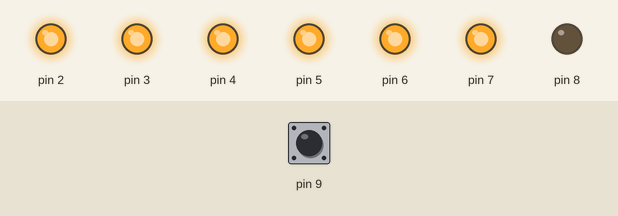
This sketch was run on a simulated Arduino Uno, built with avr-gcc and run on an emulated ATmega328P. Parts: output pins drawn as LEDs (lit = HIGH). Inputs (shaded band) come from the test bench; at power-on: pin 9 HIGH.

Above: at 1.2 s.
1.3 s: pin 9 pulled LOW for 0.15 s
At 1.7 s:
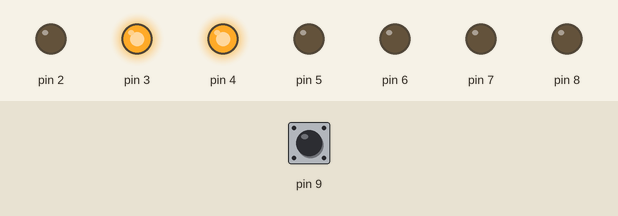
2.9 s: pin 9 pulled LOW for 1 s
At 4.0 s:
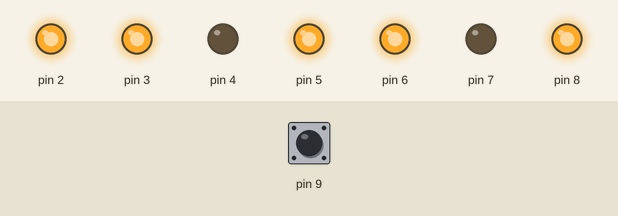
5.4 s: pin 9 pulled LOW for 0.15 s
At 6.0 s:
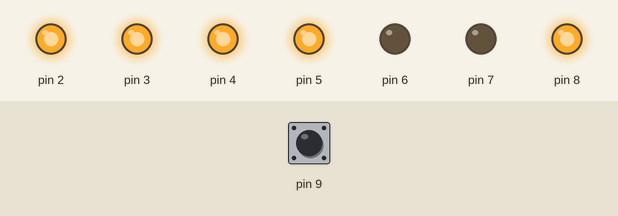
7.0 s: pin 9 pulled LOW for 3.2 s
At 8.3 s:
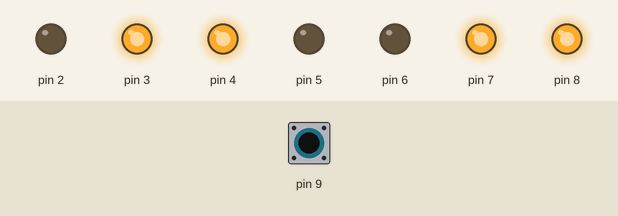
11.7 s: pin 9 pulled LOW for 0.15 s
At 12.9 s:
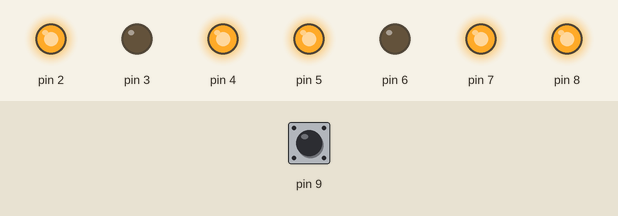
13.3 s: pin 9 pulled LOW for 1 s
At 14.6 s:
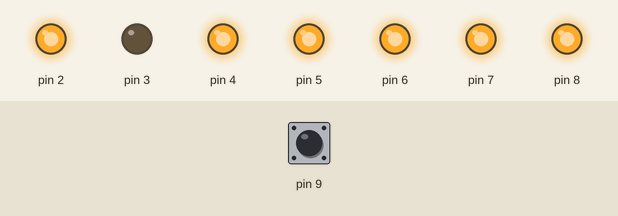
Timing chart, 0 to 16.3 s (numbered marks = the images above; inputs shaded):
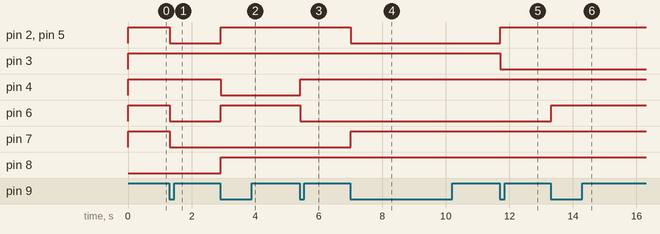

Measured:
- after the input at 1.3 s, pin 2, pin 5–7: HIGH → LOW at once
- after the input at 2.9 s, pin 2, pin 5, pin 6, pin 8: LOW → HIGH at once; pin 4: HIGH → LOW at once
- after the input at 5.4 s, pin 4: LOW → HIGH at once; pin 6: HIGH → LOW at once
- after the input at 7.0 s, pin 2, pin 5: HIGH → LOW at once; pin 7: LOW → HIGH at once
- after the input at 11.7 s, pin 2, pin 5: LOW → HIGH at once; pin 3: HIGH → LOW at once
- after the input at 13.3 s, pin 6: LOW → HIGH at once

The sketch:

01_hello_world.ino
```cpp
int number = 0;
int state = 0;

void setup() {

  pinMode(2, OUTPUT);
  pinMode(3, OUTPUT);
  pinMode(4, OUTPUT);
  pinMode(5, OUTPUT);
  pinMode(6, OUTPUT);
  pinMode(7, OUTPUT);
  pinMode(8, OUTPUT);

  pinMode(9, INPUT_PULLUP);
}

void loop() {
  // if button pushed, then increment
  if (!digitalRead(9)&!state) {
    if (number==9)number=-1;
    number++;
    state=1;
  }
  if (digitalRead(9))state=0;
  delay(10);
  if (number > 9) {
    number = 0;
  }

  switch(number){
    case 0:
  // number 0
  digitalWrite(2, HIGH);
  digitalWrite(3, HIGH);
  digitalWrite(4, HIGH);
  digitalWrite(5, HIGH);
  digitalWrite(6, HIGH);
  digitalWrite(7, HIGH);
  digitalWrite(8, LOW);

  break;
    case 1:
  // number 1
  digitalWrite(2, LOW);
  digitalWrite(3, HIGH);
  digitalWrite(4, HIGH);
  digitalWrite(5, LOW);
  digitalWrite(6, LOW);
  digitalWrite(7, LOW);
  digitalWrite(8, LOW);

  break;
    case 2:
  // number 2
  digitalWrite(2, HIGH);
  digitalWrite(3, HIGH);
  digitalWrite(4, LOW);
  digitalWrite(5, HIGH);
  digitalWrite(6, HIGH);
  digitalWrite(7, LOW);
  digitalWrite(8, HIGH);

  break;
    case 3:
  // number 3
  digitalWrite(2, HIGH);
  digitalWrite(3, HIGH);
  digitalWrite(4, HIGH);
  digitalWrite(5, HIGH);
  digitalWrite(6, LOW);
  digitalWrite(7, LOW);
  digitalWrite(8, HIGH);

  break;
    case 4:
  // number 4
  digitalWrite(2, LOW);
  digitalWrite(3, HIGH);
  digitalWrite(4, HIGH);
  digitalWrite(5, LOW);
  digitalWrite(6, LOW);
  digitalWrite(7, HIGH);
  digitalWrite(8, HIGH);

  break;
    case 5:
  // number 5
  digitalWrite(2, HIGH);
  digitalWrite(3, LOW);
  digitalWrite(4, HIGH);
  digitalWrite(5, HIGH);
  digitalWrite(6, LOW);
  digitalWrite(7, HIGH);
  digitalWrite(8, HIGH);

  break;
    case 6:
  // number 6
  digitalWrite(2, HIGH);
  digitalWrite(3, LOW);
  digitalWrite(4, HIGH);
  digitalWrite(5, HIGH);
  digitalWrite(6, HIGH);
  digitalWrite(7, HIGH);
  digitalWrite(8, HIGH);

  break;
    case 7:
  // number 7
  digitalWrite(2, HIGH);
  digitalWrite(3, HIGH);
  digitalWrite(4, HIGH);
  digitalWrite(5, LOW);
  digitalWrite(6, LOW);
  digitalWrite(7, LOW);
  digitalWrite(8, LOW);

  break;
    case 8:
  // number 8
  digitalWrite(2, HIGH);
  digitalWrite(3, HIGH);
  digitalWrite(4, HIGH);
  digitalWrite(5, HIGH);
  digitalWrite(6, HIGH);
  digitalWrite(7, HIGH);
  digitalWrite(8, HIGH);

  break;
    case 9:
  // number 9
  digitalWrite(2, HIGH);
  digitalWrite(3, HIGH);
  digitalWrite(4, HIGH);
  digitalWrite(5, HIGH);
  digitalWrite(6, LOW);
  digitalWrite(7, HIGH);
  digitalWrite(8, HIGH);

  break;
  }
}
```
